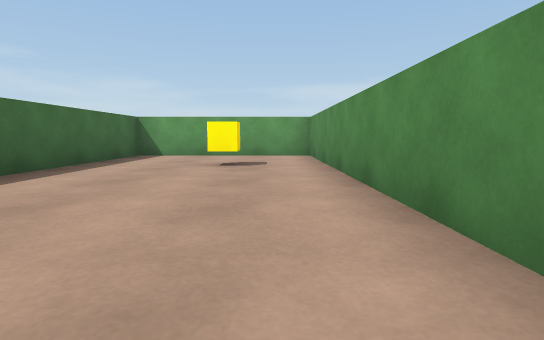
view 1 (above)

17 first-person views from a walk through a 3-D level made in the Unity game engine. The camera is 0.51 m above the floor, tilts 6° down and sees 80° across. The floor is counted in squares, 1 m on a side. Each view is taken from the middle of a square. On the plan, view 1 faces up. The plan holds only what a view shows up to about 9 squares ahead; the rest is blank. The place goes on beyond the plan. The player character is not drawn.

view 2
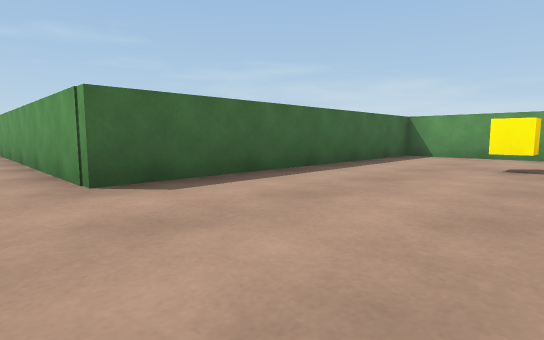

view 3
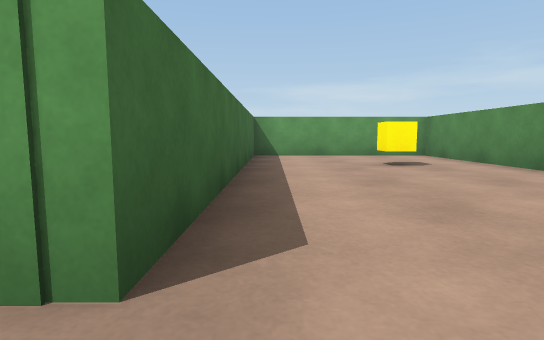

view 4
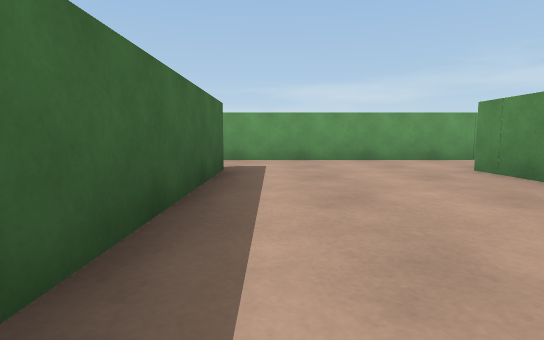

view 5
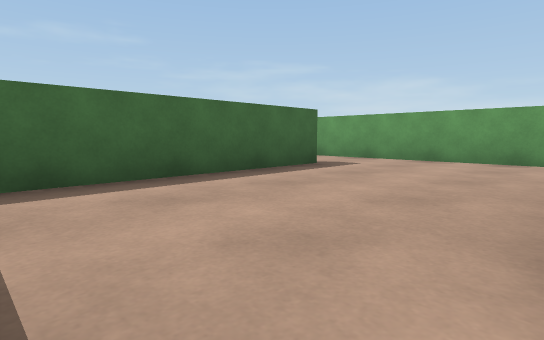

view 6
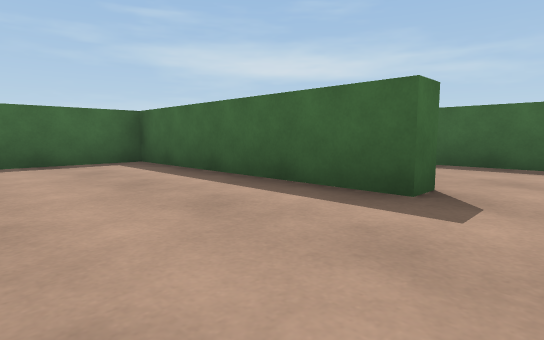

view 7
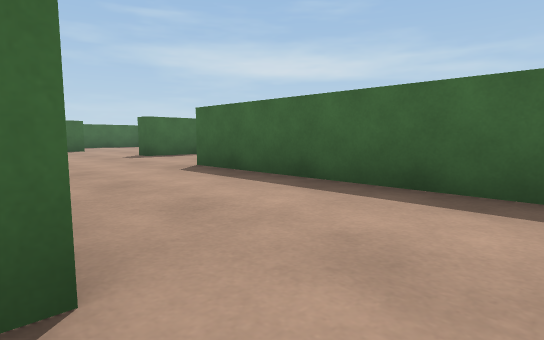

view 8
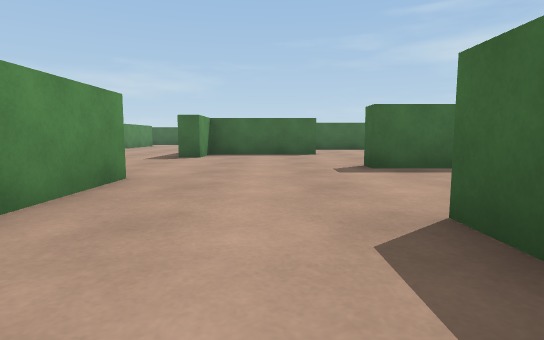

view 9
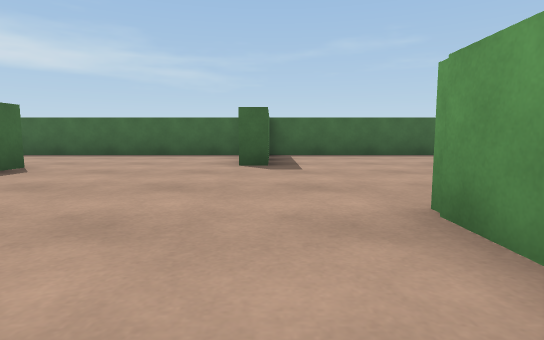

view 10
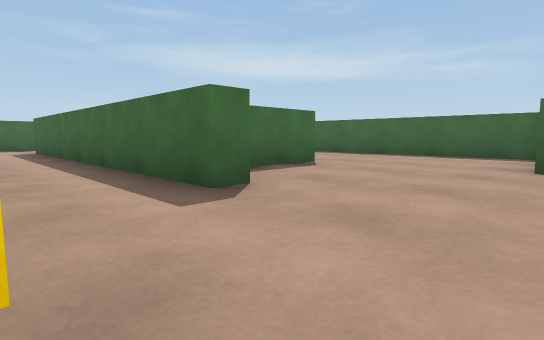

view 11
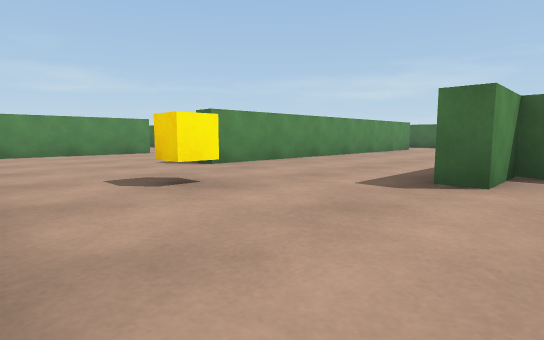

view 12
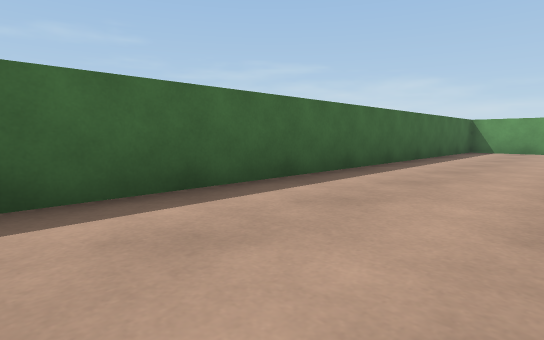

view 13
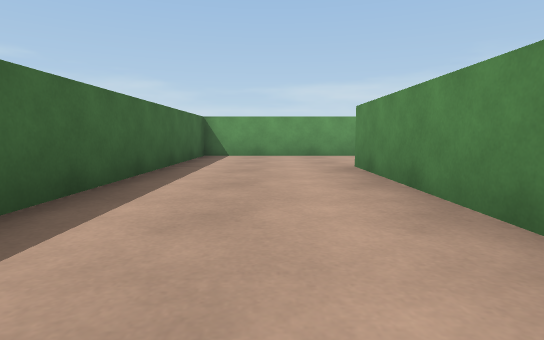

view 14
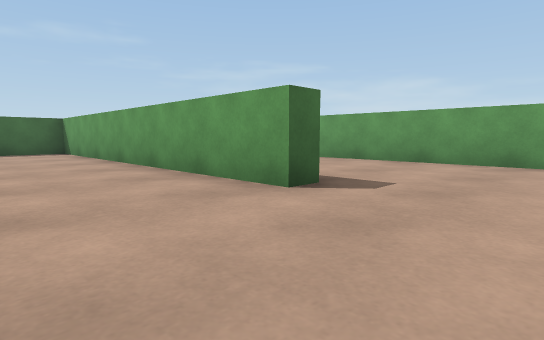

view 15
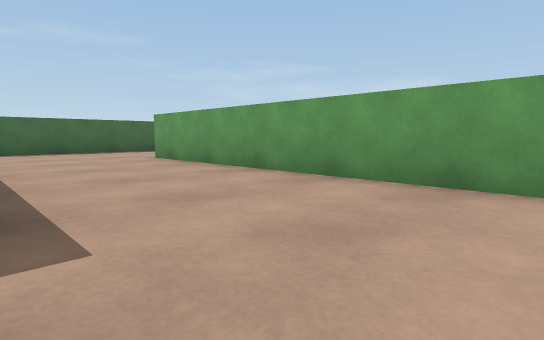

view 16
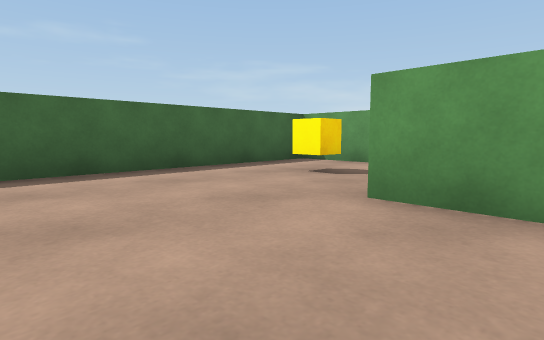

view 17
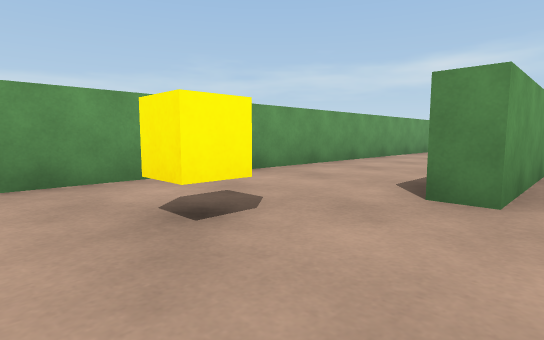

### Floor plan
Points are (right, up) in squares from view 1. A wall is a line through its corners. A room is listed if a view was taken in it or the views show most of it. See-through windows are left out.
Room 1 (views 1, 2, 3)
walls: (1, 1.1) (1, 8.4) (-3.5, 8.4) (-3.5, 0.9) (-5.5, 0.9)
ways out: opening at (-4.5, 0) to room 2
objects: cube (-1, 6)
Room 2 (views 4, 5, 6)
walls: (-5, -2.5) (-5, -1.1); (-8.7, -1.1) (-8.7, -6.4) (-6.5, -6.4); (-5.5, 0.9) (-8.4, 0.9)
ways out: opening at (-4.5, 0) to room 1; opening at (-9, -0.5) to room 3; opening at (-5, -5.5)
Room 3 (views 7, 8, 9, 10, 11, 12, 13, 14, 15, 16, 17)
walls: (-9.2, -1.1) (-8.7, -1.1); (-8.4, 0.9) (-10.6, 0.9); (-12.1, -0.2) (-12.1, -5); (-12.6, -2.4) (-12.6, 1.5); (-8.1, -6.9) (-9.2, -6.9) (-9.2, -5); (-7.1, 4.9) (-7.1, 4.4) (-15.7, 4.4) (-15.7, -8.1); (-15.1, -8.1) (-12.6, -8.1) (-12.6, -8.6); (-5.2, 8.4) (-12.3, 8.4) (-12.3, 9); (-15.7, -8.9) (-15.7, -14.5); (-12.2, -12) (-9.2, -12) (-9.2, -10.6) (-8.7, -10.6) (-8.7, -14.5); (-0.6, -10.5) (-0.6, -7.8); (-5.9, 11.7) (-11.8, 11.7); (-13.4, 11.7) (-15.7, 11.7) (-15.7, 5.9); (-5, -14.5) (-5, -10.5)
ways out: opening at (-9, -0.5) to room 2
objects: cube (-14, 10); cube (-7, -9)

Where each view was taken, in squares from view 1:
view 1: 0 up, 0 right, facing up
view 2: 0 up, 0 right, facing up-left
view 3: 0 up, 3 left, facing up
view 4: 6 down, 8 left, facing up
view 5: 6 down, 5 left, facing up-left
view 6: 0 up, 6 left, facing down-left
view 7: 0 up, 9 left, facing down-left
view 8: 3 down, 11 left, facing down
view 9: 8 down, 7 left, facing left
view 10: 8 down, 7 left, facing down-left
view 11: 7 down, 10 left, facing down-right
view 12: 7 down, 13 left, facing up-left
view 13: 4 down, 14 left, facing up
view 14: 2 up, 5 left, facing up-left
view 15: 5 up, 5 left, facing up-left
view 16: 6 up, 11 left, facing up-left
view 17: 8 up, 15 left, facing up-right
